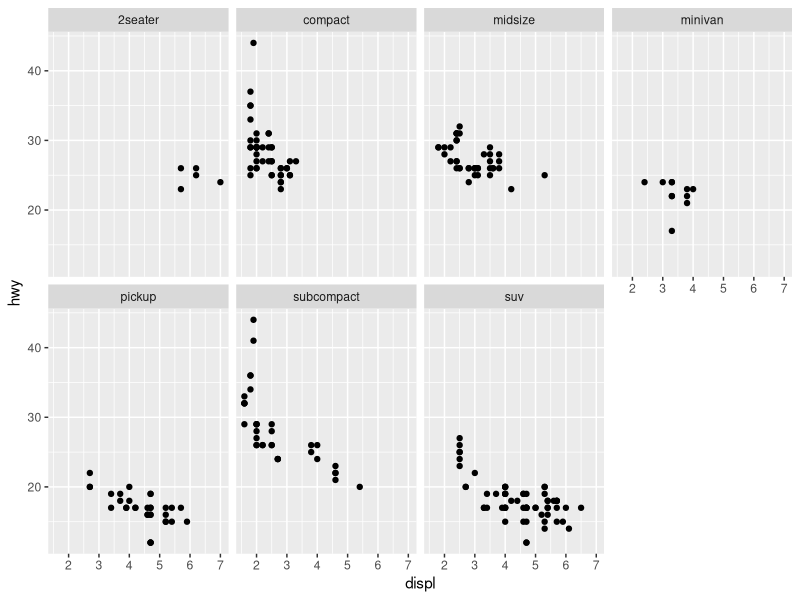
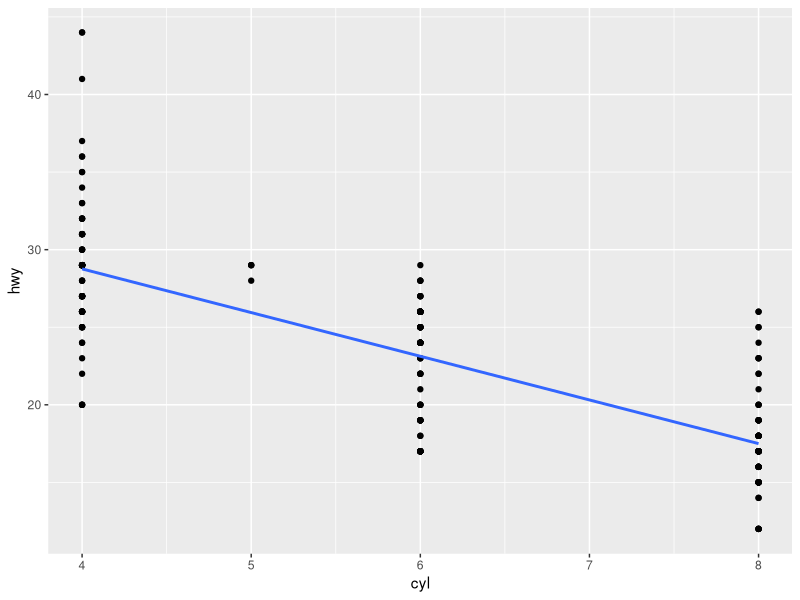
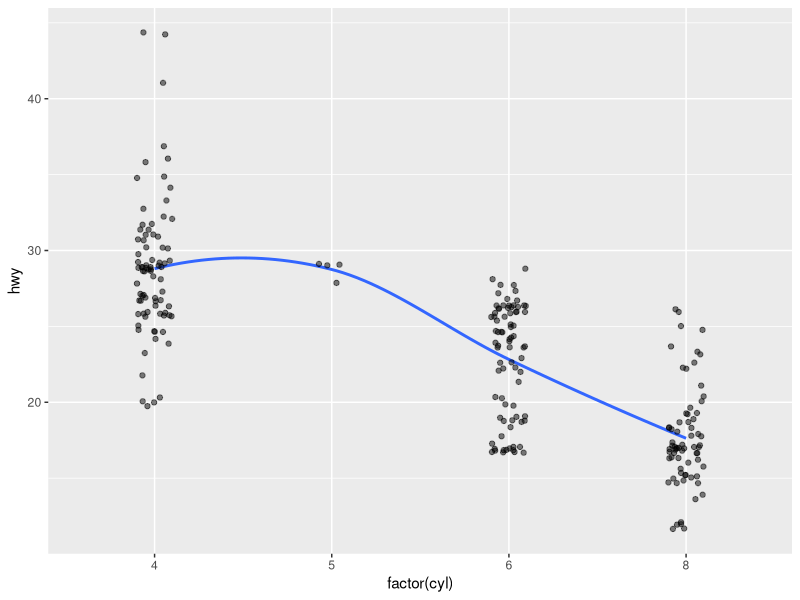
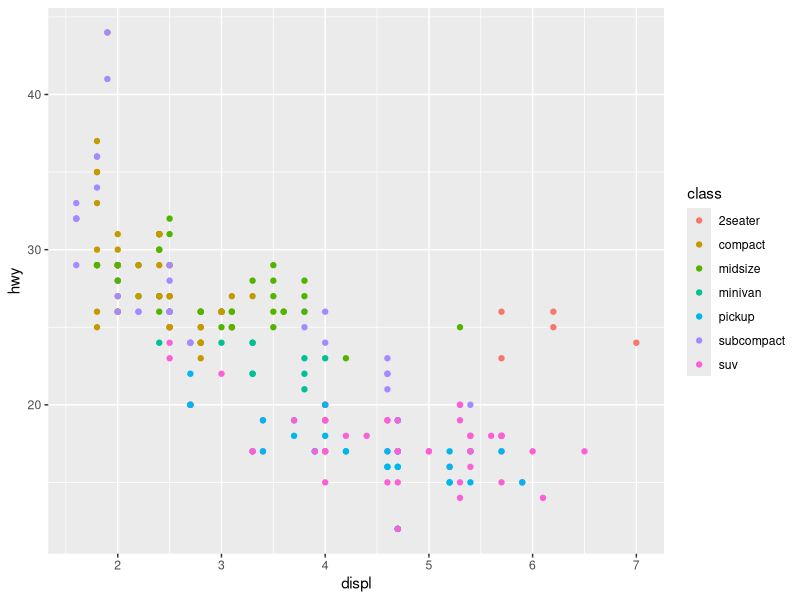
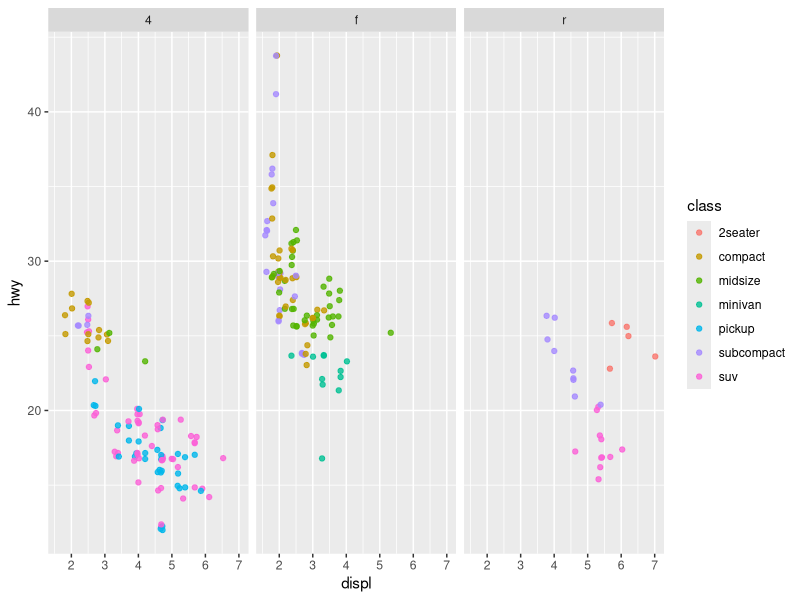
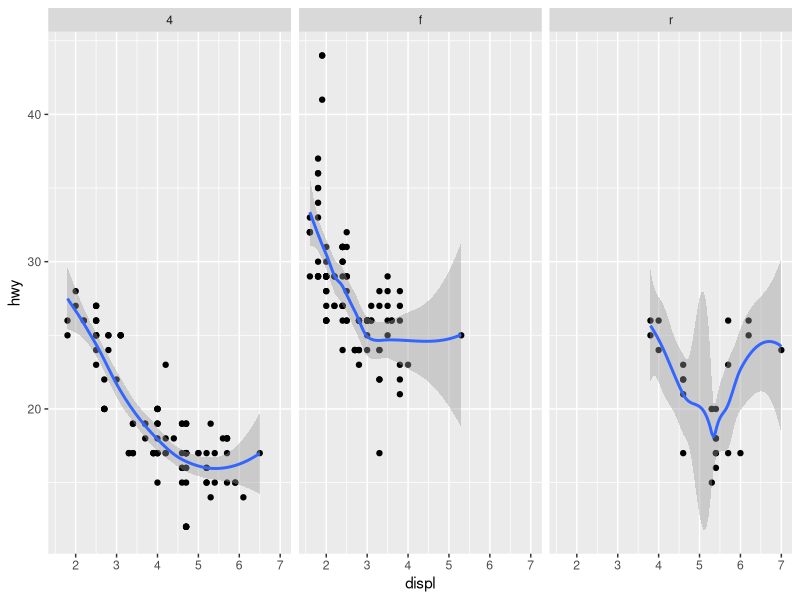
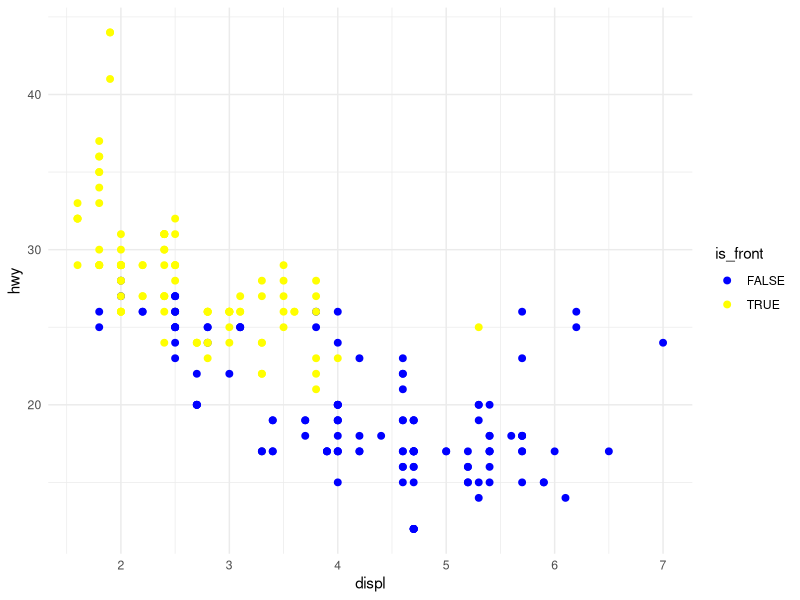
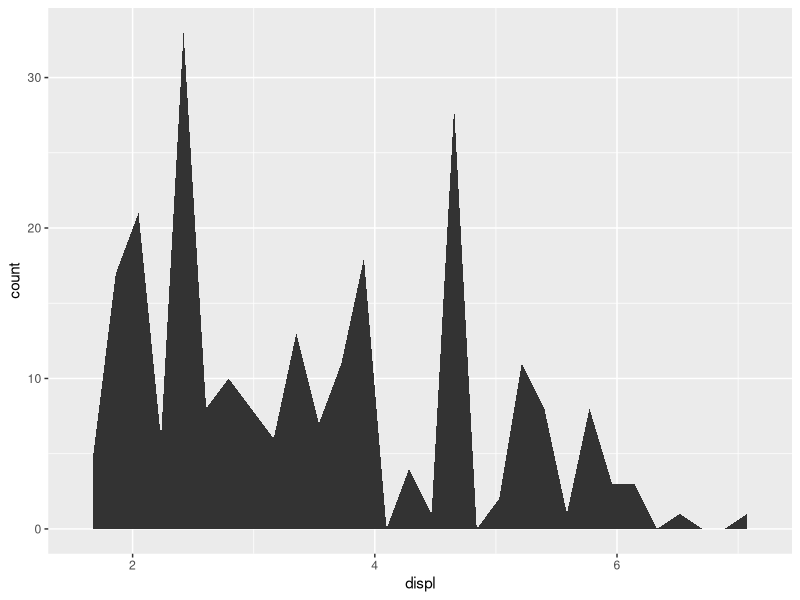

These figures' R source, in order:
## ---- chunk 1
library(tidyverse)
## ---- chunk 2
data(mpg)
## ---- chunk 3
ggplot(data = mpg) + 
  geom_point(mapping = aes(x = displ, y = hwy)) + 
  facet_wrap( ~ class, ncol = 4)
## ---- chunk 4
ggplot(data = mpg) + 
  aes(x=cyl, y=hwy) +
  geom_point() +
  #  geom_line()  nicht hilfreich
  geom_smooth(method = "lm", se=FALSE)  # Gerade!
  #   geom_smooth(, se=FALSE)  # oder so

## ---- chunk 5
ggplot(data=mpg) +
  aes(x=factor(cyl), y=hwy) +
  geom_smooth(aes(group = 1),
              se=FALSE)+
  geom_jitter(
              alpha = .5,
              width = .1)
## ---- chunk 6
library(tidyverse)
## ---- chunk 7
ggplot(data = mpg) +
  geom_point(mapping = aes(x = displ, 
                           y = hwy, 
                           color = class))
## ---- chunk 8
ggplot(mpg) +
  aes(y = hwy, x = displ) +
  geom_point(alpha = .8,
             position = "jitter",
              aes(
                  color = class)) +
  facet_grid(. ~ drv)
## ---- chunk 9
data(mpg)
## ---- chunk 10
ggplot(data = mpg) +
  aes(x = displ, y = hwy) +
  geom_point() +
  facet_wrap(~ drv) +  # Mac: Alt-n, Windows: Altgr-+
  geom_smooth()
## ---- chunk 11
mpg %>% 
  mutate(is_front = case_when(
    drv == "f" ~ TRUE,
    TRUE ~ FALSE
  )) %>% 
  ggplot() +
  aes(x = displ, y = hwy, color = is_front) +
  geom_point(size = 2) +
  scale_color_manual(values = c("blue", "yellow")) +
  theme_minimal()
## ---- chunk 12
ggplot(mpg) +
  aes(x = displ) +
  geom_area(stat = "bin")
## ---- chunk 13
mpg %>% 
  group_by(cyl, drv) %>% 
  summarise(mean_grouped = mean(hwy)) %>% 
  ggplot() +
  aes(x = cyl, y = mean_grouped) +
  geom_area(position = "stack",
            aes(fill = drv))
## ---- chunk 14
  ggplot(mpg) +
  aes(x = displ) +
  geom_area(stat = "bin", aes(fill = drv))
## ---- chunk 15
  ggplot(mpg) +
  aes(x = displ) +
  geom_density(aes(fill = drv), alpha = .5)
## ---- chunk 16
  ggplot(mpg) +
  aes(x = displ) +
  geom_histogram(aes(fill = drv), alpha = .5)
## ---- chunk 17
  ggplot(mpg) +
  aes(x = displ) +
  geom_histogram(aes(fill = drv), bins = 10) +
  facet_wrap(~ drv)
## ---- chunk 18
ggplot(data = diamonds) + 
  geom_bar(aes(x = cut, 
               y = stat(prop),
               group = 1))
## ---- chunk 19
ggplot(data = diamonds) + 
  geom_bar(aes(x = cut),
           position = "dodge")
